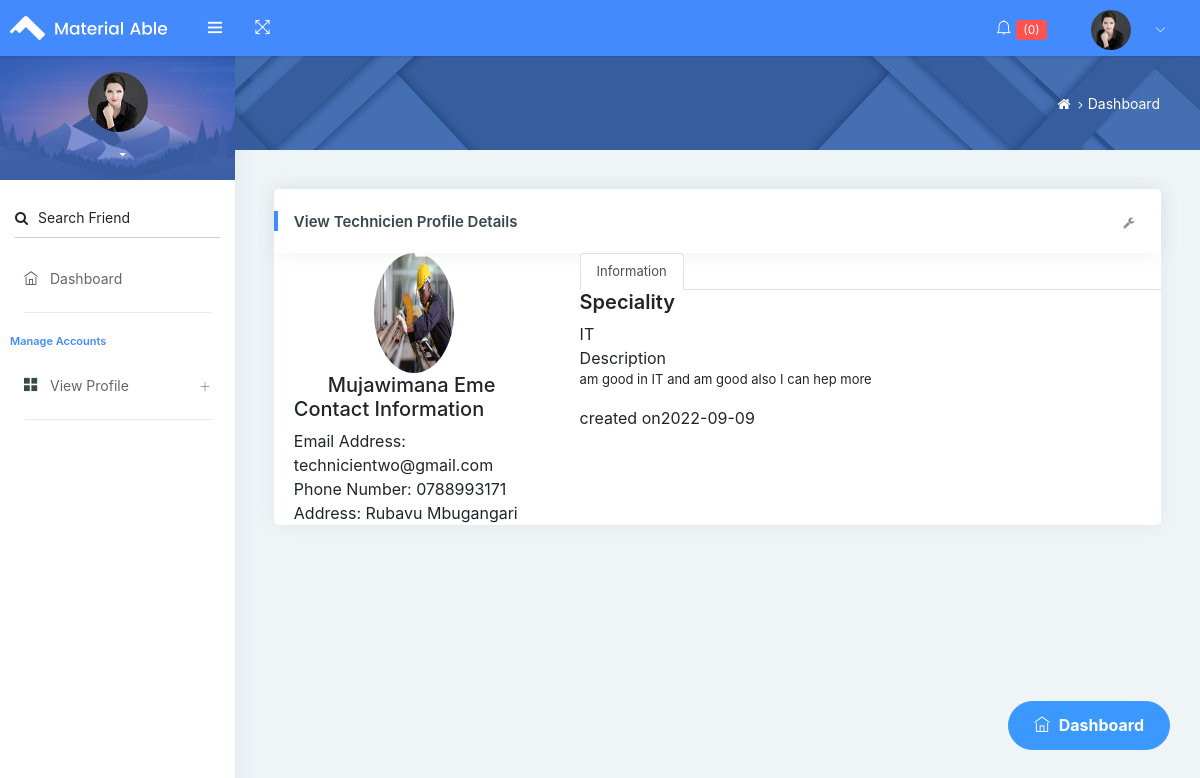
Page /Customer/technicienProfileDetails.php?id=2 on the committed database.
### tables this page shows
CREATE TABLE `technicientb` (
  `technicienid` int(11) NOT NULL,
  `techniciennames` varchar(100) NOT NULL,
  `technicienphone` varchar(100) NOT NULL,
  `technicienemail` varchar(100) NOT NULL,
  `technicieaddress` varchar(255) NOT NULL,
  `techniciepass` varchar(100) NOT NULL,
  `technicienspecial` varchar(100) NOT NULL,
  `techniciendescrip` varchar(255) NOT NULL,
  `technicienphoto` varchar(255) NOT NULL,
  `technicienstatus` varchar(80) NOT NULL,
  `technicienrequest` varchar(80) NOT NULL,
  `viewstat` varchar(80) NOT NULL,
  `techcertifi` varchar(100) NOT NULL,
  `addedon` varchar(255) NOT NULL
);

### Customer/technicienProfileDetails.php (the view, shortened to what this page needs)
<!DOCTYPE html>
<html lang="en">
<head>
    <link rel="stylesheet" href="../assets/pages/waves/css/waves.min.css" type="text/css" media="all">
    <link rel="stylesheet" type="text/css" href="../assets/css/bootstrap/css/bootstrap.min.css">
    <link rel="stylesheet" href="../assets/pages/waves/css/waves.min.css" type="text/css" media="all">
    <link rel="stylesheet" type="text/css" href="../assets/icon/themify-icons/themify-icons.css">
    <link rel="stylesheet" type="text/css" href="../assets/icon/font-awesome/css/font-awesome.min.css">
    <link rel="stylesheet" type="text/css" href="../assets/icon/icofont/css/icofont.css">
    <link rel="stylesheet" type="text/css" href="../assets/css/style.css">
    <link rel="stylesheet" type="text/css" href="../assets/css/jquery.mCustomScrollbar.css">
</head>
<body>
    <div id="pcoded" class="pcoded">
        <div class="pcoded-container navbar-wrapper">
            <nav class="navbar header-navbar pcoded-header">
                <div class="navbar-wrapper">
                    <div class="navbar-logo">
                        <a class="mobile-menu waves-effect waves-light" id="mobile-collapse" href="#!">
                            <i class="ti-menu"></i>
                        </a>
                        <a href="index.html">
                            <img class="img-fluid" src="../assets/images/logo.png" alt="Theme-Logo" />
                        </a>
                    </div>
                    <div class="navbar-container container-fluid">
                        <ul class="nav-left">
                            <li>
                                <a href="#!" onclick="javascript:toggleFullScreen()" class="waves-effect waves-light">
                                    <i class="ti-fullscreen"></i>
                                </a>
                            </li>
                        </ul>
                        <ul class="nav-right">
                            <li class="header-notification">
                                <a href="#!" class="waves-effect waves-light">
                                    <i class="ti-bell"></i>
                                      <?php
                             $con=mysqli_connect("localhost", "root", "", "techiciensupportdb");
                             $count_query = "SELECT * FROM messagetb WHERE techrepliestat= 'replied' AND   customerid='".$_SESSION['customerid']."'";
                            $query = mysqli_query($con, $count_query);
                             $count = mysqli_num_rows($query);
                                           ?>
                                   <label class="label label-danger">(<?php echo $count; ?>)</label>
                                </a>
                            </li>
                            <li class="user-profile header-notification">
                                <a href="#!" class="waves-effect waves-light">
                                    <img src="../assets/images/avatar-4.jpg" class="img-radius" alt="User-Profile-Image">
                                    <i class="ti-angle-down"></i>
                                </a>
                            </li>
                        </ul>
                    </div>
                </div>
            </nav>
            <div class="pcoded-main-container">
                <div class="pcoded-wrapper">
                    <nav class="pcoded-navbar">
                        <div class="pcoded-inner-navbar main-menu">
                            <div class="">
                                <div class="main-menu-header">
                                    <img class="img-80 img-radius" src="../assets/images/avatar-4.jpg" alt="User-Profile-Image">
                                    <div class="user-details">
                                        <span id="more-details"><?php echo $_SESSION["customernames"]; ?><i class="fa fa-caret-down"></i></span>
                                    </div>
                                </div>
                            </div>
                            <div class="p-15 p-b-0">
                                <form class="form-material">
                                    <div class="form-group form-primary">
                                        <input type="text" name="footer-email" class="form-control">
                                        <label class="float-label"><i class="fa fa-search m-r-10"></i>Search Friend</label>
                                    </div>
                                </form>
                            </div>
                            <ul class="pcoded-item pcoded-left-item">
                                <li class="">
                                    <a href="homeCustomer.php" class="waves-effect waves-dark">
                                        <span class="pcoded-micon"><i class="ti-home"></i><b>D</b></span>
                                        <span class="pcoded-mtext">Dashboard</span>
                                    </a>
                                </li>
                            </ul>
                               <div class="pcoded-navigation-label">Manage Accounts</div>
                            <ul class="pcoded-item pcoded-left-item">
                                <li class="pcoded-hasmenu">
                                    <a href="javascript:void(0)" class="waves-effect waves-dark">
                                        <span class="pcoded-micon"><i class="ti-layout-grid2-alt"></i><b>BC</b></span>
                                        <span class="pcoded-mtext">
                                        View  Profile</span>
                                    </a>
                                </li>
                            </ul>
                        </div>
                    </nav>
                    <div class="pcoded-content">
                        <div class="page-header">
                            <div class="page-block">
                                <div class="row align-items-center">
                                    <div class="col-md-8">
                                    </div>
                                    <div class="col-md-4">
                                        <ul class="breadcrumb">
                                            <li class="breadcrumb-item">
                                                <a href="index.html"> <i class="fa fa-home"></i> </a>
                                            </li>
                                            <li class="breadcrumb-item"><a href="homeCustomer.php">Dashboard </a>
                                            </li>
                                        </ul>
                                    </div>
                                </div>
                            </div>
                        </div>
                        <div class="pcoded-inner-content">
                            <div class="main-body">
                                <div class="page-wrapper">
                                    <div class="page-body">
                                        <div class="card">
                                            <div class="card-header">
                                                <h5>View Technicien Profile Details</h5>
                                                <div class="card-header-right">
                                                    <ul class="list-unstyled card-option">
                                                        <li><i class="fa fa fa-wrench open-card-option"></i></li>
                                                    </ul>
                                                </div>
                                            </div>
                                            <div class="row">
                                                                           <?php
                                      $conn=mysqli_connect("localhost","root","", "techiciensupportdb") or die(mysql_error());
                                      $ID=$_GET['id'];
                                       ?>
                                          <?php
                                     $query = $conn->query("SELECT * FROM `technicientb` WHERE `technicienid` ='$ID'") or die(mysqli_error());
                                     $fetch = $query->fetch_array();
                                      ?>
                    <div class="col-xl-4 col-lg-4 col-md-4 col-sm-12 mb-30">
                        <div class="pd-20 card-box height-100-p">
                            <div class="profile-photo">
                                <img src="../photo/<?php echo $fetch['technicienphoto']?>" alt="" height = "120" width = "600"class="img-80 img-radius" style="margin-left: 100px;">
                            </div>
                            <h5 class="text-center h5 mb-0"><?php echo $fetch['techniciennames']?></h5>
                            <div class="profile-info" style="margin-left: 20px;">
                                <h5 class="mb-20 h5 text-blue">Contact Information</h5>
                                <ul>
                                    <li>
                                        <span>Email Address:</span>
                                     <?php echo $fetch['technicienemail']?>
                                    </li>
                                    <li>
                                        <span>Phone Number:</span>
                                       <?php echo $fetch['technicienphone']?>
                                    </li>
                                    <li>
                                        <span>Address:</span>
                                        <?php echo $fetch['technicieaddress']?><br>
                                    </li>
                                </ul>
                            </div>
                        </div>
                    </div>
                    <div class="col-xl-8 col-lg-8 col-md-8 col-sm-12 mb-30">
                        <div class="card-box height-100-p overflow-hidden">
                            <div class="profile-tab height-100-p">
                                <div class="tab height-100-p">
                                    <ul class="nav nav-tabs customtab" role="tablist">
                                        <li class="nav-item">
                                            <a class="nav-link active" data-toggle="tab" href="#timeline" role="tab">Information </a>
                                        </li>
                                    </ul>
                                    <div class="tab-content">
                                        <div class="tab-pane fade show active" id="timeline" role="tabpanel">
                                            <div class="pd-20">
                                                <div class="profile-timeline">
                                                    <div class="timeline-month">
                                                        <h5>Speciality</h5>
                                                    </div>
                                                    <div class="profile-timeline-list">
                                                        <ul>
                                                            <li>
                                                                <div class="date">  <?php echo $fetch['technicienspecial']?></div>
                                                                <div class="task-name"><i class="ion-android-alarm-clock"></i> Description </div>
                                                                <p><?php echo $fetch['techniciendescrip']?></p>
                                                                <div class="task-time">created on<?php echo $fetch['addedon']?></div>
                                                            </li>
                                                        </ul>
                                                    </div>
                                                </div>
                                            </div>
                                        </div>
                                    </div>
                                </div>
                            </div>
                        </div>
                    </div>
                </div>
                                        </div>
                                    </div>
                                </div>
                            </div>
                        </div>
                    </div>
                </div>
            </div>
        </div>
    </div>
</body>
</html>

### rows in the picture
technicientb: technicienphoto (picture), techniciennames "Mujawimana Eme", technicienemail "technicientwo@gmail.com", technicienphone "0788993171", technicieaddress "Rubavu Mbugangari", technicienspecial "IT", techniciendescrip "am good in IT and am good also I can hep more", addedon "2022-09-09"

### other values in the picture
$count "0"
